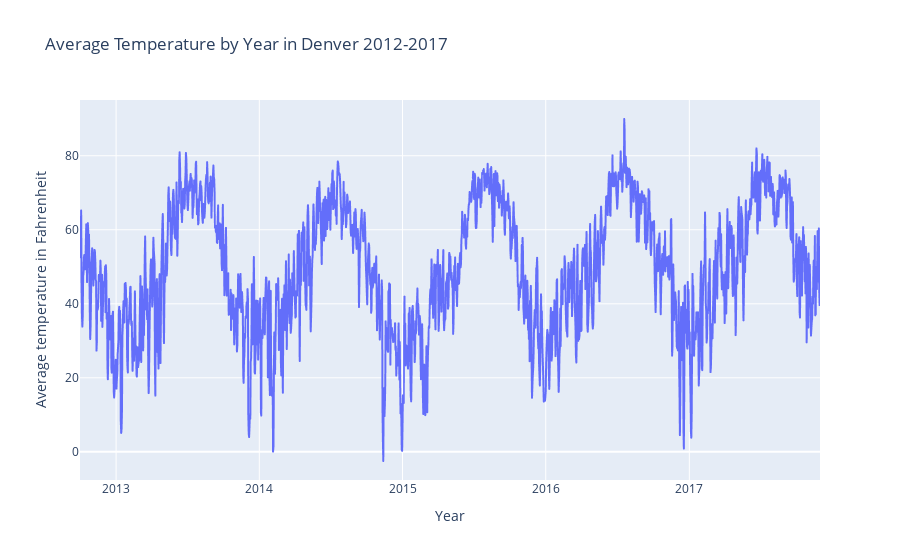

Notebook code cell kept with this figure:
### Code cell
px.line(filled_df.groupby('Date').agg({'Denver':'mean'}).reset_index(), x='Date', y='Denver',
             labels={
                     "Date": "Year",
                     "Denver": "Average temperature in Fahrenheit",
                 },
                title="Average Temperature by Year in Denver 2012-2017")

### Figure 1 — Plotly figure (JSON) as saved in the notebook; plotly's stock layout.template omitted (floating-point values rounded to 4 significant figures; data arrays with more than 128 entries replaced by an {"elided": "..."} marker saying what was removed)
{"data": [{"hovertemplate": "Year=%{x}<br>Average temperature in Fahrenheit=%{y}<extra></extra>", "legendgroup": "", "line": {"color": "#636efa", "dash": "solid"}, "mode": "lines", "name": "", "showlegend": false, "type": "scattergl", "x": {"elided": "1887 str values"}, "xaxis": "x", "y": {"elided": "1887 float values"}, "yaxis": "y"}], "layout": {"legend": {"tracegroupgap": 0}, "title": {"text": "Average Temperature by Year in Denver 2012-2017"}, "xaxis": {"anchor": "y", "domain": [0, 1], "title": {"text": "Year"}}, "yaxis": {"anchor": "x", "domain": [0, 1], "title": {"text": "Average temperature in Fahrenheit"}}}}
